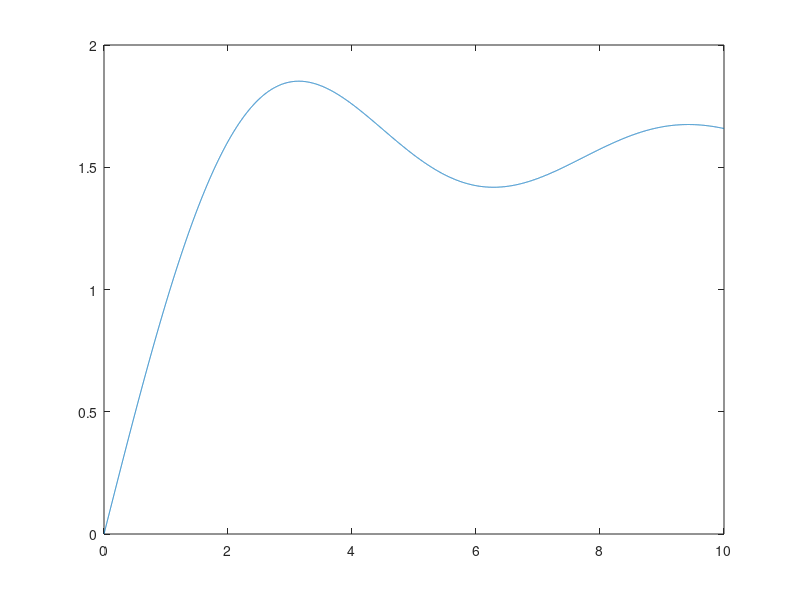

Here is the MATLAB script that generated this plot: (Note: this script raises an error after producing the figure.)
%% Ch4_Q1
d = 0.001;
t = -1:d:2;
y = abs(t).^(1/3);
s = sum(y);
s_sa = s*d;
plot(t, y)
%% Ch4_Q2
d = 0.001;
t = d:d:10; % The first point should be thrown out
f = sin(t)./t;
y1 = cumtrapz(t,f);
plot(t, y1)
F = @(x)sin(x)./x;
y2 = zeros(1,10/d);
for i = 1:10/d
    y2(i) = integral(F, 0, t(i));
end
plot(t, y2)
y1(t==4.5)
%% Ex3
load prob_data401.mat;
y = smooth(y);
dt = t(2)-t(1);
diff = gradient(y);
dy = diff/dt;
plot(t, dy)
%% Ex4
x = zeros(2, 4e6);
for i = 1:4e6
    x1 = 1; x2 = 1;
    while(x1^2+x2^2>1)
       [x1,x2] = rand(2,1); 
    end
    x(:,i) = [x1;x2];
end